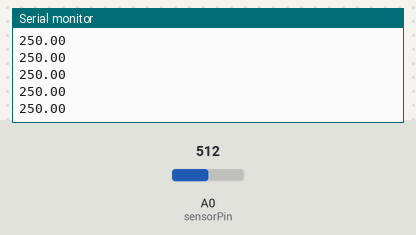
This sketch was run on a simulated Arduino Uno, built with avr-gcc and run on an emulated ATmega328P. Parts: the last lines printed to the serial monitor. The inputs (shaded band) are chosen by the test bench; at power-on: A0 (sensorPin) = 512.

Above: at 1.2 s.
1.3 s: A0 (sensorPin) set to 716
At 1.31 s:
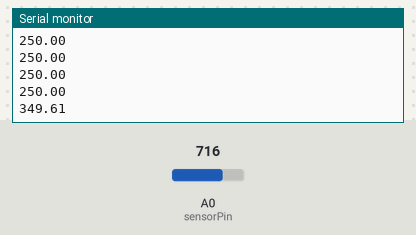
2.8 s: A0 (sensorPin) set to 900
At 2.82 s:
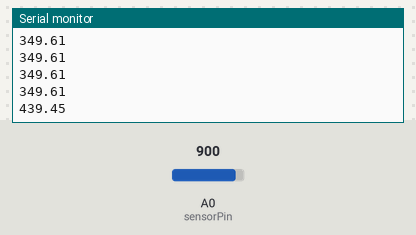
Timing chart, 0 to 5.8 s (numbered marks = the images above; inputs shaded):
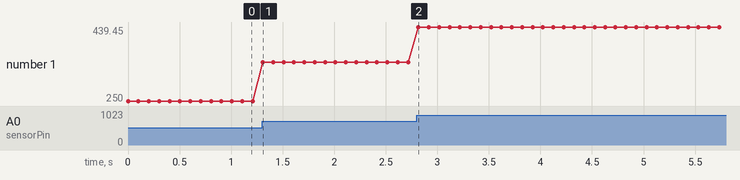

Measured:
- after the input at 1.3 s, the serial monitor: prints a new line at once (image 1)
- after the input at 2.8 s, the serial monitor: prints a new line at once (image 2)
- plotted number 1: 250 → 349.61 after the input at 1.3 s, 349.61 → 439.45 after the input at 2.8 s

The sketch:

LM35.ino
```cpp
#define sensorPin A0

void setup() {
  Serial.begin(9600);
}

void loop() {
  int adcData = analogRead(sensorPin);
  float voltage = adcData * (5.0 / 1024.0);
  float temperature = voltage * 100;
  Serial.println(temperature);
  delay(100); // wait a second between readings
}
```
